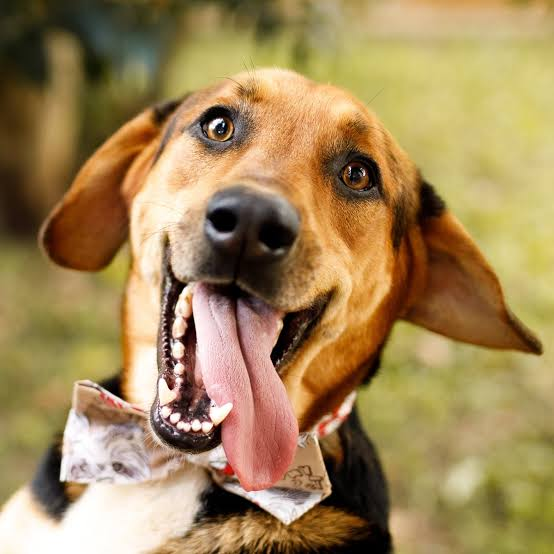
#> input picture python/bl_interp/dog.jpg, 554 x 554 px
$ python bl_interp.py
#> lines starting #> are read from the running program, lines starting #| are printed output that depends on the picture
import cv2
import numpy as np
import matplotlib.pyplot as plt
import math

def bilinear_interpolation(image, new_width, new_height):
    original_height, original_width = image.shape

    resized_image = np.zeros((new_height, new_width), dtype=np.uint8)

    x_ratio = float(original_width - 1) / (new_width - 1) if new_width > 1 else 0
    y_ratio = float(original_height - 1) / (new_height - 1) if new_height > 1 else 0

    for i in range(new_height):
        for j in range(new_width):
            x_l, y_l = math.floor(x_ratio * j), math.floor(y_ratio * i)
            x_h, y_h = math.ceil(x_ratio * j), math.ceil(y_ratio * i)

            x_weight = (x_ratio * j) - x_l
            y_weight = (y_ratio * i) - y_l

            a = image[y_l, x_l]
            b = image[y_l, x_h]
            c = image[y_h, x_l]
            d = image[y_h, x_h]

            pixel_value = (a * (1 - x_weight) * (1 - y_weight) +
                           b * x_weight * (1 - y_weight) +
                           c * (1 - x_weight) * y_weight +
                           d * x_weight * y_weight)

            resized_image[i, j] = int(pixel_value)

    return resized_image

def read_image_from_txt(file_path, width, height):
    # Read the binary pixel values from the text file
    with open(file_path, 'r') as file:
        pixel_values = file.read().split()

    # Convert binary strings to integers
    pixel_values = [int(b, 2) for b in pixel_values]

    # Convert the list to a numpy array
    pixel_array = np.array(pixel_values, dtype=np.uint8)

    # Reshape the array to the specified width and height
    image = pixel_array.reshape((height, width))

    return image

def main():
    input_image_path = 'dog.jpg'  # Replace with your image path
    vhdl_image_path = "C:\\Users\\tuna\\Documents\\Staj2024\\bl_interp\\bl_interp_results.txt"  # Replace with your image path
    new_width = 300  # Replace with the desired width
    new_height = 480  # Replace with the desired height

    # Read the image
    image = cv2.imread(input_image_path, cv2.IMREAD_GRAYSCALE)
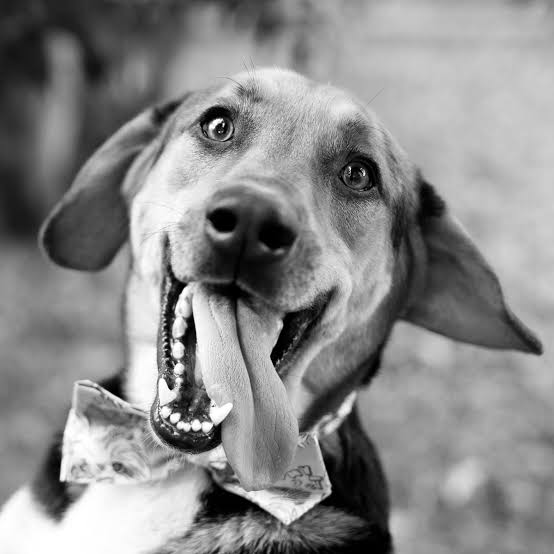
#> image: shape (554, 554); min 0, max 255, mean 137.6
    if image is None:
        print("Error: Could not open or find the image.")
        return

    # Resize the image using bilinear interpolation
    resized_image = bilinear_interpolation(image, 640, 480)
#> after the loop in bilinear_interpolation, `for i in range(new_height):`:
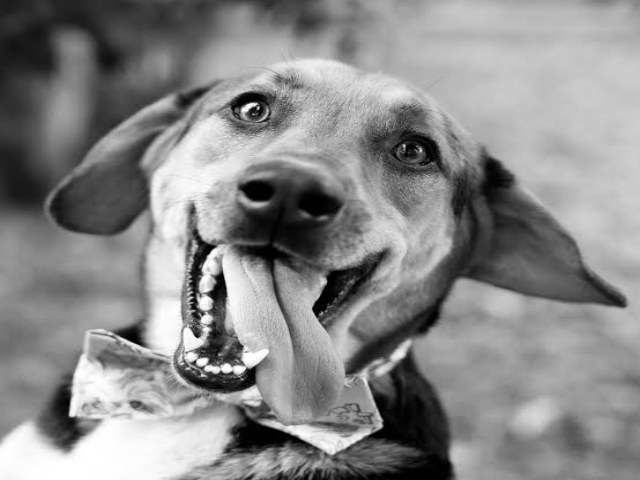
#> resized_image: shape (480, 640); min 0, max 255, mean 137.2
    vhdl_image = read_image_from_txt(vhdl_image_path, new_width, new_height)
#> (reads bl_interp/bl_interp_results.txt from the repository)

    # Display the original and resized images using Matplotlib
    plt.figure(figsize=(10, 5))
    plt.subplot(1, 2, 1)
    plt.title('Python Image')
    plt.imshow(resized_image, cmap='gray', vmin=0, vmax=255)

    plt.subplot(1, 2, 2)
    plt.title('VHDL Image')
    plt.imshow(vhdl_image, cmap='gray', vmin=0, vmax=255)

    plt.show()
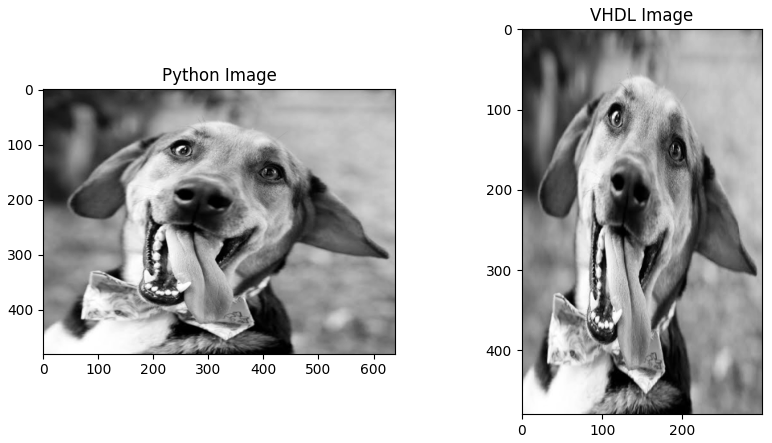
#> figure drawn by matplotlib, 2 panels

if __name__ == "__main__":
    main()
